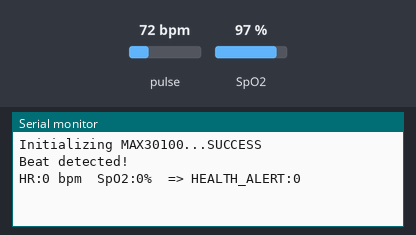
A sketch run on a simulated Arduino Nano, built with avr-gcc and run on an emulated ATmega328P. Shown: the last lines printed to the serial monitor. The test bench sets the inputs (shaded band); at power-on: pulse 72 bpm, SpO2 97 %.

Above: at 1.2 s.
1.3 s: pulse set to 42 bpm
At 2.7 s:
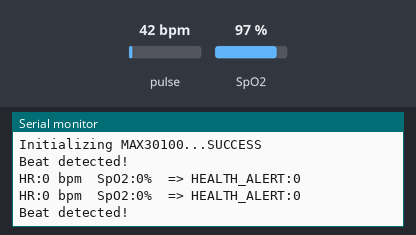
2.8 s: pulse set to 51 bpm
At 5.6 s:
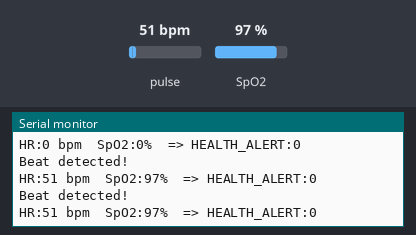
5.8 s: pulse set to 100 bpm
At 6.8 s:
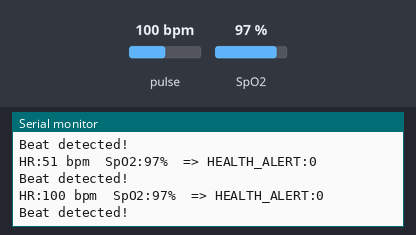
8.8 s: SpO2 set to 100 %
At 9.9 s:
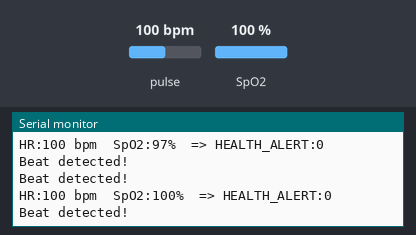
Timing chart, 0 to 11.8 s (numbered marks = the images above; inputs shaded):
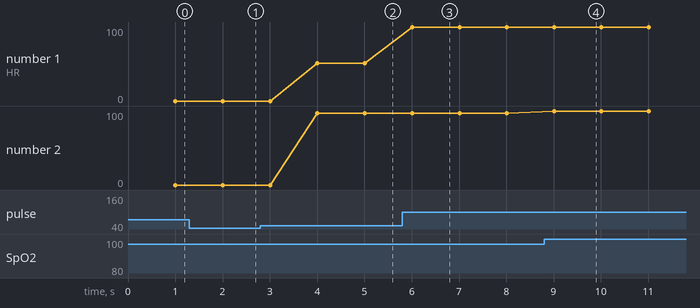

The sketch:

MAX30100_Vitals_Threshold.ino
```cpp
/*
  MAX30100_Vitals_Threshold.ino
  Phase 4 — GY-MAX30100 Forehead Placement, Filtering & Vitals Threshold

  Builds on Phase 1's basic fingertip test by adding a health-alert
  flag for abnormal heart rate / SpO2. Runs standalone on Nano #1
  before Phase 6 wires it into the buzzer/vibration outputs.

  Wiring: SDA -> A4, SCL -> A5, VCC -> 5V (or 3.3V per module), GND -> GND

  Placement note: for the real helmet build this sensor mounts at the
  forehead/temple padding (not fingertip) — see the sensor reference
  doc for light-blocking and pressure notes. Use a fingertip for this
  bench test first to confirm the code/library works.

  Expected result: Serial Monitor (9600 baud) prints heart rate, SpO2,
  and a HEALTH_ALERT flag (0/1) once per second, flipping to 1 if HR
  or SpO2 fall outside the configured safe range.
*/

#include <Wire.h>
#include "MAX30100_PulseOximeter.h"

PulseOximeter pox;
float lastHR = 0, lastSpO2 = 0;
bool vitalsReady = false;

// Safe ranges — tune after physical testing
#define HR_MIN 50
#define HR_MAX 120
#define SPO2_MIN 90

void onBeatDetected() {
  Serial.println("Beat detected!");
}

void setup() {
  Serial.begin(9600);
  Serial.print("Initializing MAX30100...");
  if (!pox.begin()) {
    Serial.println("FAILED");
    while (1);
  } else {
    Serial.println("SUCCESS");
  }
  pox.setOnBeatDetectedCallback(onBeatDetected);
}

unsigned long lastReport = 0;

void loop() {
  pox.update();
  if (pox.getSpO2() > 0) {
    lastHR = pox.getHeartRate();
    lastSpO2 = pox.getSpO2();
    vitalsReady = true;
  }

  if (millis() - lastReport > 1000) {
    lastReport = millis();
    bool healthAlert = vitalsReady && (lastHR < HR_MIN || lastHR > HR_MAX || lastSpO2 < SPO2_MIN);

    Serial.print("HR:"); Serial.print((int)lastHR);
    Serial.print(" bpm  SpO2:"); Serial.print((int)lastSpO2);
    Serial.print("%  => HEALTH_ALERT:"); Serial.println(healthAlert ? 1 : 0);
  }
}
```

Measured:
- after the input at 2.8 s, the serial monitor: prints a new line after 1.2 s (image 2)
- after the input at 5.8 s, the serial monitor: prints a new line after 0.21 s (image 3)
- after the input at 8.8 s, the serial monitor: prints a new line after 0.21 s (image 4)
- plotted number 1: 0 → 51 after the input at 2.8 s, 51 → 100 after the input at 5.8 s
